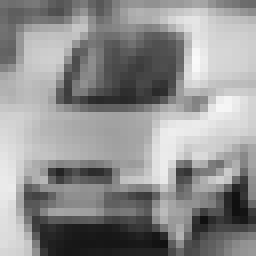
#> input picture data/test/output/10.png, 32 x 32 px, given as the content of the folder ./cifar/raw/, which was not available (shown 8 times larger)
$ jupyter execute datagen_50_diff_PSF.ipynb
#> lines starting #> are read from the running program, lines starting #| are printed output that depends on the picture; pictures that were not available may be replaced by others from this repository, and a replacement may not be noted
### Simulation_code/screenPSF.py
import numpy as np

def screenPSF(N, NA, F0, screen):
    # Extract intensities
    val = screen[1, :]

    # Calculate the speckle + random phase at the wavelength with the peak intensity
    y = np.argmax(val)  # Find the peak position
    lambda_m = screen[0, y]
    value_m = screen[1, y]
    F_cut_m = 2 * np.pi * NA / lambda_m
    F_CutOff_ratio_m = F_cut_m / F0

    # Create meshgrid for row and column
    r, c = np.meshgrid(np.arange(-N, N + 1), np.arange(-N, N + 1))
    R2 = r**2 + c**2

    # Generate amplitude mask and random phase for peak wavelength
    Amp_m = (R2 < (N * F_CutOff_ratio_m)**2).astype(float)
    ScatPhase_m = 200 * np.pi * np.random.rand(*Amp_m.shape)
    speckle_m = np.fft.ifftshift(np.fft.ifft2(Amp_m * np.exp(1j * ScatPhase_m)))
    speckle_m = np.abs(speckle_m)**2
    speckle_m /= np.sum(speckle_m)
    PSF_m = speckle_m

    # Remove the peak intensity wavelength from screen
    screen = np.delete(screen, y, axis=1)

    # Initialize the PSF array
    PSF = []

    # Generate speckle at other wavelengths
    for i in range(screen.shape[1]):
        lambda_ = screen[0, i]
        value = screen[1, i]
        F_cut = 2 * np.pi * NA / lambda_
        F_CutOff_ratio = F_cut / F0
        Amp = (R2 < (N * F_CutOff_ratio)**2).astype(float)
        Amp *= (value / value_m)  # Scale amplitude by intensity ratio
        ScatPhase = ScatPhase_m * (lambda_m / lambda_)  # Scale phase by wavelength ratio
        speckle = np.fft.ifftshift(np.fft.ifft2(Amp * np.exp(1j * ScatPhase)))
        speckle = np.abs(speckle)**2
        speckle /= np.sum(speckle)
        PSF.append(speckle)

    # Sum all speckles at different wavelengths
    PSF = np.stack(PSF, axis=2)
    Speckle = np.sum(PSF, axis=2) + PSF_m

    return Speckle

### Simulation_code/SharedFunct/conv2fft.py
import numpy as np

def conv2fft(X, Y):
    # 计算卷积
    Convol = np.fft.fftshift(np.fft.ifft2(np.fft.fft2(X) * np.fft.fft2(Y)))
    return Convol.real  # 取实部

### Simulation_code/SharedFunct/autoCorr.py
import numpy as np

def autoCorr(X):
    # 计算2D傅里叶变换
    F = np.fft.fft2(X)
    # 计算自相关函数
    Au = np.fft.fftshift(np.fft.ifft2(np.abs(F) ** 2))
    return Au.real  # 取实部

### Simulation_code/datagen_50_diff_PSF.ipynb
[cell 1]
import numpy as np
import matplotlib.pyplot as plt
import scipy.io as sio
from scipy.ndimage import convolve
from scipy.fft import fft2, ifft2, fftshift, ifftshift
from SharedFunct.conv2fft import *
from SharedFunct.loadMNISTImages import *
from SharedFunct.autoCorr import *
from SharedFunct.WienerDeconv import *
from screenPSF import *
import cv2
import os

[cell 2]
# Main code
Lambda = 0.520  # Wavelength in micrometers
NA = 0.04        # Numerical Aperture
P = 13.5          # Camera Pixel Size in micrometers
M = 1.5          # Magnification of optical setup

print("Pixel size of actual OBJ plane")
Obj_Pixel = P / M  # Pixel size of the real Obj plane
print(Obj_Pixel)

F0 = np.pi * M / P  # Frequency of the object sampling
Fcut = 2 * np.pi * NA / Lambda  # Cut-off Frequency of the optical system
N = 128


# [6 lines of commented-out code are left out]

[cell 3]
path='./cifar/raw/'#要改

#Train
output_speckle_train="./cifar/train/speckle/"
output_corr_train="./cifar/train/autocorr/"

#Test
#output_speckle_test="./cifar/Train/test/speckle/"
#output_corr_test="./cifar/Train/test/autocorr/"


path_list = os.listdir(path)
screen=sio.loadmat("screen.mat")["screen"]
#> (reads Simulation_code/screen.mat from the repository)
PSF=screenPSF(N, NA, F0, screen)
PSF=PSF[0:256,0:256]
k=0
for item in path_list:
    if k%50==0:
        PSF=screenPSF(N, NA, F0, screen)#print(PSF.shape)
        PSF=PSF[0:256,0:256]
        print("PSF Updated!")
    impath=path+item
    print("开始处理"+impath)
    Obj1 = cv2.imread(path+item,0)
#> Obj1 is the input picture: shape (32, 32); min 16, max 249, mean 143.7
    Nx, Ny = Obj1.shape
#> Nx = 32; Ny = 32
    Obj = np.zeros(PSF.shape)
    Obj[N-Nx//2:N+Nx//2, N-Ny//2:N+Ny//2] = Obj1
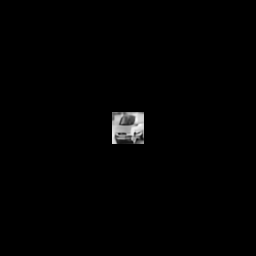
#> Obj: shape (256, 256) float64; min 0, max 249, mean 2.2
    Img = conv2fft(PSF, Obj)
#> in conv2fft, `Convol = np.fft.fftshift(np.fft.ifft2(np.fft.fft2(X) * np.fft.fft2(Y)))`:
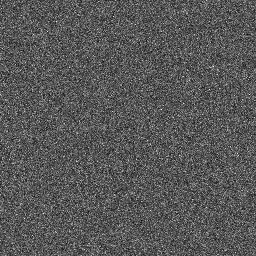
#> X: shape (256, 256) float64; min 0.000726, max 0.00581, mean 0.00248; drawn with min black and max white
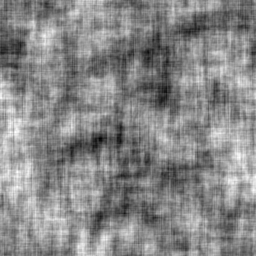
#> Img: shape (256, 256) float64; min 354.7, max 374.7, mean 365.3; drawn with min black and max white


    cv2.imwrite("./cifar/train/gt/"+item[:-4]+".png",Obj1)
    sio.savemat(output_speckle_train+item[:-4]+".mat", {'data':Img})
    Img1=(Img-Img.min())/(Img.max()-Img.min())
    cv2.imwrite("./cifar/train/visual_speckle/"+item[:-4]+".png", Img1*255.0)
    Autocor_Img = autoCorr(Img)
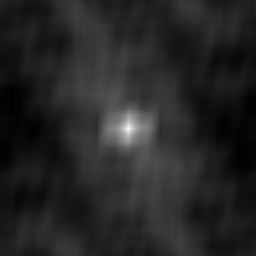
#> Autocor_Img: shape (256, 256) float64; min 8.75e+09, max 8.75e+09, mean 8.75e+09; drawn with min black and max white
    sio.savemat(output_corr_train+item[:-4]+".mat", {'data':Img})
    Autocor_Img1=(Autocor_Img-Autocor_Img.min())/(Autocor_Img.max()-Autocor_Img.min())
    cv2.imwrite("./cifar/train/visual_corr/"+item[:-4]+".png", Autocor_Img1*255.0)

    k=k+1
